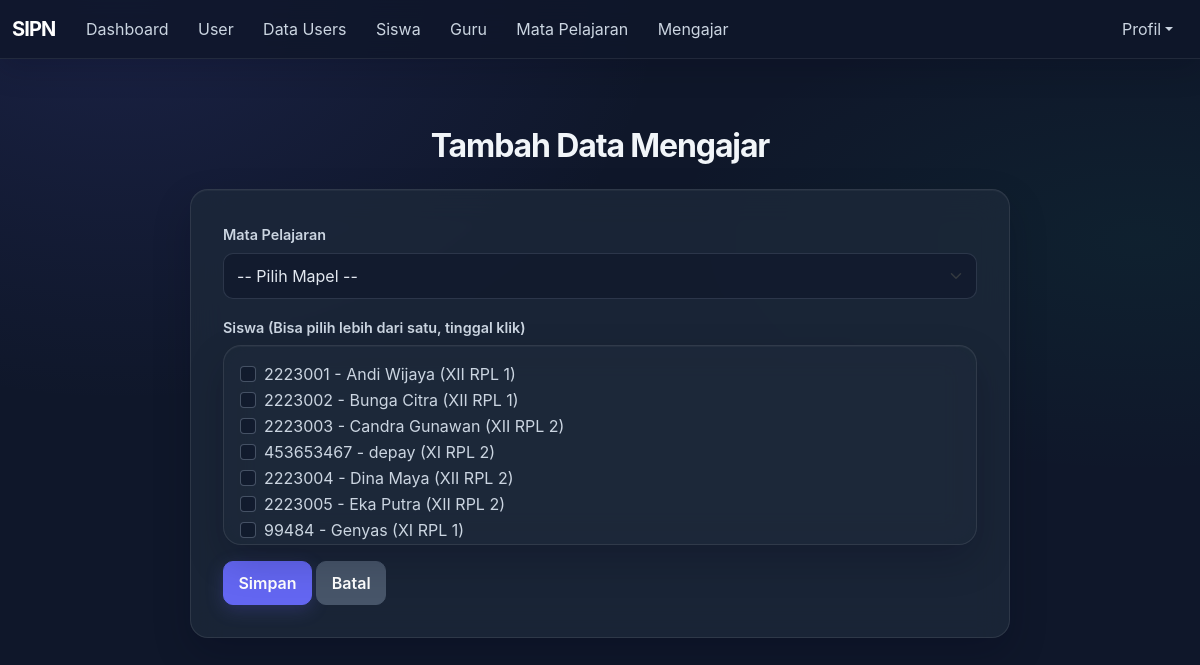
Page /mengajar/tambah.php (signed in) on the committed database.
### tables this page shows
CREATE TABLE `siswa` (
  `id` int NOT NULL,
  `nis` varchar(10) NOT NULL,
  `nama_siswa` varchar(100) NOT NULL,
  `kelas` varchar(10) NOT NULL,
  `jenis_kelamin` enum('L','P') NOT NULL,
  `user_id` int DEFAULT NULL
);

### koneksi.php (called while the page is built, shortened)
<?php
function h($data) {
    return htmlspecialchars($data ?? '');
}
?>

### mengajar/tambah.php (the view, shortened to what this page needs)
<?php
require_once '../koneksi.php';
require_once '../navbar.php';
?>
<div class="container mt-4 mb-5">
    <h2 class="fw-bold mb-4">Tambah Data Mengajar</h2>
    <form action="aksi_tambah.php" method="POST">
        <div class="mb-3">
            <label class="form-label">Mata Pelajaran</label>
            <select name="mapel_id" class="form-select" required>
                <option value="">-- Pilih Mapel --</option>
            </select>
        </div>
        <div class="mb-3">
    <label class="form-label">Siswa (Bisa pilih lebih dari satu, tinggal klik)</label>
    <div class="card p-3" style="max-height: 200px; overflow-y: auto;">
        <?php
        $query_siswa = mysqli_query($koneksi, "SELECT * FROM siswa ORDER BY nama_siswa ASC");
        while ($s = mysqli_fetch_assoc($query_siswa)) {
        ?>
            <div class="form-check">
                <input class="form-check-input" type="checkbox" name="siswa_id[]" value="<?= $s['id'] ?>" id="siswa_<?= $s['id'] ?>">
                <label class="form-check-label" for="siswa_<?= $s['id'] ?>">
                    <?= h($s['nis'] . ' - ' . $s['nama_siswa'] . ' (' . $s['kelas'] . ')') ?>
                </label>
            </div>
        <?php } ?>
       </div>
    </div>
        <button type="submit" class="btn btn-primary">Simpan</button>
        <a href="index.php" class="btn btn-secondary">Batal</a>
    </form>
</div>
<?php require_once '../footer.php'; ?>

### assets/app.css (style rules this page uses)
:root { --dashboard-bg: #0f172a; --dashboard-surface: rgba(30, 41, 59, .76); --dashboard-border: rgba(255, 255, 255, .09); --dashboard-text: #f1f5f9; --dashboard-muted: #94a3b8; --dashboard-indigo: #818cf8; --dashboard-green: #10b981; }
.app-shell:not(.dashboard-page) { min-height: 100vh; color: #e2e8f0; background: radial-gradient(ellipse at 10% 0%, rgba(99, 102, 241, .13), transparent 34rem), radial-gradient(ellipse at 95% 30%, rgba(16, 185, 129, .06), transparent 30rem), #0f172a !important; font-family: Inter, "Segoe UI", sans-serif; -webkit-font-smoothing: antialiased; }
.app-shell h1, .app-shell h2, .app-shell h3, .app-shell h4, .app-shell h5, .app-shell h6 { color: #f1f5f9; font-family: Inter, "Segoe UI", sans-serif; font-weight: 650; letter-spacing: -.035em; }
.app-shell .container { max-width: 1240px; }
.app-shell .container.mt-4 { padding-top: clamp(1.5rem, 4vw, 2.75rem) !important; padding-bottom: 3rem; }
.app-shell .card, .app-shell .container > form { color: #e2e8f0; border: 1px solid rgba(255, 255, 255, .09) !important; border-radius: 18px !important; background: rgba(30, 41, 59, .76) !important; box-shadow: inset 0 1px rgba(255, 255, 255, .04), 0 16px 38px rgba(2, 6, 23, .2) !important; backdrop-filter: blur(16px); -webkit-backdrop-filter: blur(16px); }
.app-shell .container > form { max-width: 820px; margin-right: auto; margin-left: auto; padding: clamp(1.25rem, 3vw, 2rem); }
.app-shell .container.mt-4 > h2 { max-width: 820px; margin-right: auto; margin-left: auto; text-align: center; }
.app-shell .form-label { margin-bottom: .45rem; color: #cbd5e1; font-size: .9rem; font-weight: 600; }
.app-shell .form-control, .app-shell .form-select { min-height: 44px; padding: .62rem .82rem; color: #e2e8f0; border: 1px solid rgba(148, 163, 184, .2); border-radius: 10px; background-color: rgba(15, 23, 42, .62); transition: border-color 250ms ease, box-shadow 250ms ease, background-color 250ms ease; }
.app-shell .form-select option { color: #e2e8f0; background: #1e293b; }
.app-shell .form-check-input { border-color: rgba(148, 163, 184, .4); background-color: rgba(15, 23, 42, .7); }
.app-shell .form-check-label { color: #cbd5e1; }
.app-shell .btn { min-height: 40px; padding: .55rem .9rem; border-radius: 10px; font-weight: 600; transition: transform 250ms ease, box-shadow 250ms ease, background-color 250ms ease; }
.app-shell .btn-primary { --bs-btn-bg: #6366f1; --bs-btn-border-color: #6366f1; --bs-btn-hover-bg: #4f46e5; --bs-btn-hover-border-color: #4f46e5; --bs-btn-active-bg: #4f46e5; --bs-btn-active-border-color: #4f46e5; --bs-btn-focus-shadow-rgb: 99, 102, 241; box-shadow: 0 5px 18px rgba(99, 102, 241, .22); }
.app-shell .btn-secondary { --bs-btn-bg: #475569; --bs-btn-border-color: #475569; --bs-btn-hover-bg: #334155; --bs-btn-hover-border-color: #334155; }

### rows in the picture
siswa: nis+nama_siswa+kelas "2223001 - Andi Wijaya (XII RPL 1)"
siswa: nis+nama_siswa+kelas "2223002 - Bunga Citra (XII RPL 1)"
siswa: nis+nama_siswa+kelas "2223003 - Candra Gunawan (XII RPL 2)"
siswa: nis+nama_siswa+kelas "453653467 - depay (XI RPL 2)"
siswa: nis+nama_siswa+kelas "2223004 - Dina Maya (XII RPL 2)"
siswa: nis+nama_siswa+kelas "2223005 - Eka Putra (XII RPL 2)"
siswa: nis+nama_siswa+kelas "99484 - Genyas (XI RPL 1)"
